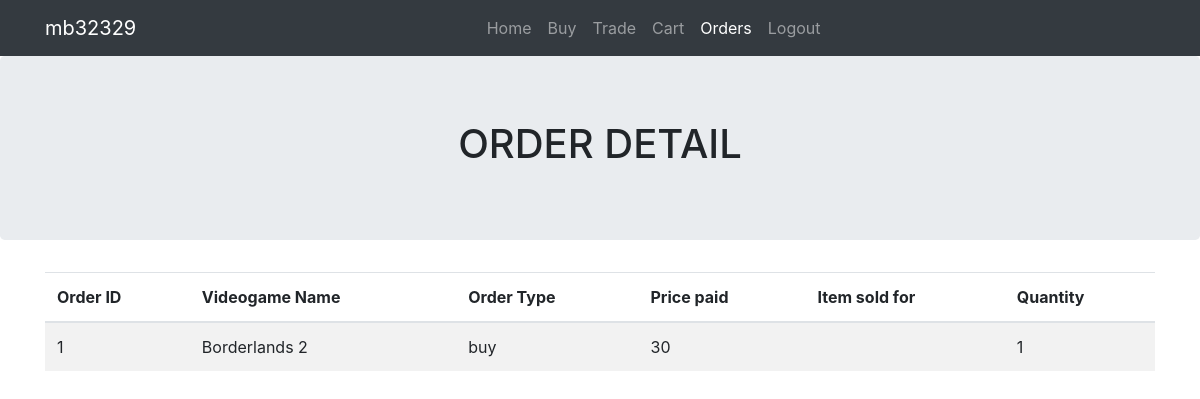
/view_order.php?order=1 (signed in), run on the app's committed database.
### tables this page shows
CREATE TABLE `order_detail` (
  `order_detail_id` int(11) NOT NULL,
  `order_id` int(11) NOT NULL,
  `videogame_id` int(11) NOT NULL,
  `barcode` varchar(200) NOT NULL,
  `order_type` varchar(100) NOT NULL,
  `price_paid` varchar(100) NOT NULL,
  `price_sold` varchar(100) NOT NULL,
  `quantity` int(11) NOT NULL
);

CREATE TABLE `videogame` (
  `videogame_id` int(11) NOT NULL,
  `image` varchar(500) NOT NULL,
  `title` varchar(255) NOT NULL,
  `genre` varchar(255) NOT NULL,
  `platform_id` varchar(255) NOT NULL,
  `publisher` varchar(255) NOT NULL,
  `developer` varchar(255) NOT NULL,
  `release_date` varchar(255) NOT NULL,
  `retail_price_new` varchar(255) NOT NULL,
  `barcode` varchar(255) NOT NULL,
  `used_price` varchar(255) NOT NULL,
  `stock_quantity` varchar(255) NOT NULL,
  `is_listed` varchar(5) NOT NULL
);

### view_order.php (the view, shortened to what this page needs)
<?php
include("includes/header.php");
?>
<section class="jumbotron text-center">
  <div class="container">
    <h1 class="jumbotron-heading">ORDER DETAIL</h1>
  </div>
</section>
<div class="container">
  <div class="row">
    <div class="col">
      <div class="table-responsive">
        <table class="table table-striped">
          <thead>
            <tr>
              <th>Order ID</th>
              <th>Videogame Name</th>
              <th>Order Type</th>
              <th>Price paid</th>
              <th>Item sold for</th>
              <th>Quantity</th>
            </tr>
          </thead>
          <tbody>
<?php
if(isset($_GET['order'])){
$order = $_GET['order'];
$get_orders = "select * from order_detail where order_id='$order'";
$run_orders = mysqli_query($con,$get_orders);
while($row_orders = mysqli_fetch_array($run_orders)){
	$order_id = $row_orders['order_id'];
	$order_type = $row_orders['order_type'];
	$videogame_id = $row_orders['videogame_id'];
	$price_paid = $row_orders['price_paid'];
	$price_sold = $row_orders['price_sold'];
	$quantity = $row_orders['quantity'];
	$get_videogame = "select * from videogame where videogame_id='$videogame_id'";
	$run_videogame = mysqli_query($con,$get_videogame);
	$row_videogame = mysqli_fetch_array($run_videogame);
	$videogame_name = $row_videogame['title'];
?>
            <tr>
              <td><?php echo $order_id; ?></td>
              <td><?php echo $videogame_name; ?></td>
              <td><?php echo $order_type; ?></td>
              <td><?php echo $price_paid; ?></td>
              <td><?php echo $price_sold; ?></td>
              <td><?php echo $quantity; ?></td>
            </tr>
            <?php } } ?>
          </tbody>
        </table>
      </div>
    </div>
  </div>
</div>

### data on the page
order_detail: order "1", videogame.title "Borderlands 2", order_type "buy", price_paid "30", quantity "1"
